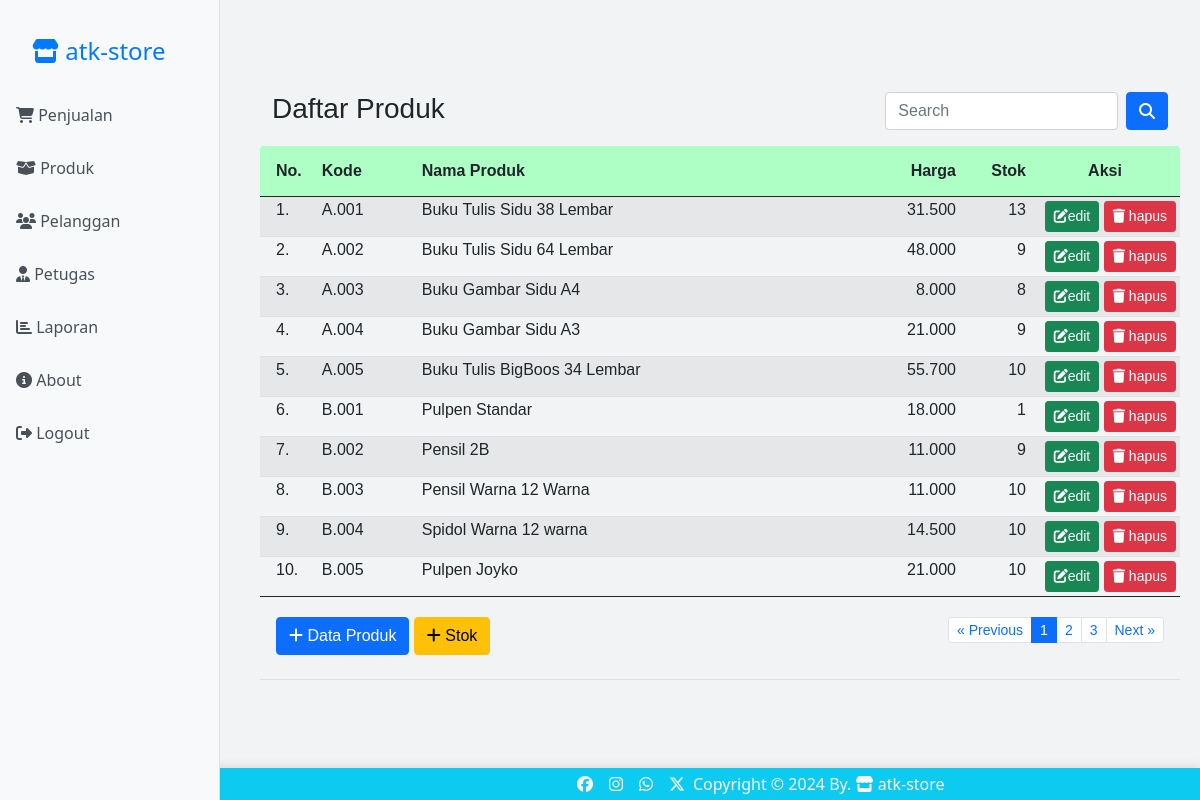
Page /produk/index.php (signed in) on the committed database.
### tables this page shows
CREATE TABLE `produk` (
  `id_produk` int(11) NOT NULL,
  `kode_produk` varchar(15) DEFAULT NULL,
  `nama_produk` varchar(50) DEFAULT NULL,
  `harga` int(11) DEFAULT NULL,
  `stok` int(11) DEFAULT NULL
);

### produk/index.php (the view, shortened to what this page needs)
<?php
if (!isset($_SESSION['username']) && !isset($_SESSION['password'])) {
	?>
	<meta http-equiv="refresh" content="0;url=../login.php">
	<?php
} else {
	?>
	<html>
	<!DOCTYPE html>
	<html lang="en">
	<head>
		<link rel="stylesheet" href="../bootstrap/css/bootstrap.min.css" />
		<link rel="stylesheet" href="../styleMe.css">
	</head>
	<body>
		<?php include "../sidebar.php" ?>
		<main>
			<br><br><br>
			<div class="container">
				<div class="row">
					<div class="col-sm-8">
						<h3>Daftar Produk</h3>
					</div>
					<div class="col-sm-4">
						<form class="d-flex" method="GET" action="">
							<input class="form-control me-2" type="text" placeholder="Search" name="np">
							<button class="btn btn-primary" type="submit"><i class="fas fa-search"></i></button>
						</form>
					</div>
				</div>
			</div>
			<table class="table table-hover table-striped table-sm">
				<thead class=" text-dark" style="background-color: #adffc6; color: white;">
					<tr>
						<th class="p-3 rounded-start" width="55px">No.</th>
						<th class="py-3" width="100px">Kode</th>
						<th class="py-3">Nama Produk</th>
						<th class="py-3 text-end" width="100px">Harga</th>
						<th class="py-3 text-end" width="70px">Stok</th>
						<th class="py-3 text-center rounded-end" width="150px">Aksi</th>
					</tr>
				</thead>
				<tbody>
					<?php
					include "../config.php";
					$batas = 10;
					$halaman = isset($_GET['halaman']) ? (int) $_GET['halaman'] : 1;
					$halaman_awal = ($halaman > 1) ? ($halaman * $batas) - $batas : 0;
					$previous = $halaman - 1;
					$next = $halaman + 1;
					if (isset($_GET['np'])) {
						$np = $_GET['np'];
						$sqldata = "select * from produk where nama_produk like '%$np%'";
					} else {
						$sqldata = "select * from produk";
					}
					$resdata = mysqli_query($koneksi, $sqldata);
					$jumlah_data = mysqli_num_rows($resdata);
					$total_halaman = ceil($jumlah_data / $batas);
					if (isset($_GET['np'])) {
						$np = $_GET['np'];
						$sql = "select * from produk where nama_produk like '%$np%' limit $halaman_awal, $batas";
					} else {
						$sql = "select * from produk limit $halaman_awal, $batas";
					}
					$result = mysqli_query($koneksi, $sql);
					$no = $halaman_awal + 1;
					while ($data = mysqli_fetch_array($result)) {
						$hp = number_format($data['harga'], 0, ",", ".");
						$kp = $data['kode_produk'];
						$stokawal = $data['stok'];
						$sqlst = "select * from detail_penjualan where kode_produk='$kp'";
						$resst = mysqli_query($koneksi, $sqlst);
						$jmlst = 0;
						while ($dtst = mysqli_fetch_array($resst)) {
							$jml = $dtst['jumlah'];
							$jmlst = $jmlst + $jml;
						}
						$sqltp = "select * from tambah_stok where kode_produk='$kp'";
						$restp = mysqli_query($koneksi, $sqltp);
						$jmltp = 0;
						while ($dttp = mysqli_fetch_array($restp)) {
							$jml = $dttp['jumlah'];
							$jmltp = $jmltp + $jml;
						}
						$stokakhir = $stokawal - $jmlst + $jmltp;
						$sp = number_format($stokakhir, 0, ",", ".");
						if ($stokakhir <= 0) {
							$st_akhir = "<span class='text-danger'><b>Habis</b></span>";
						} else {
							$st_akhir = $sp;
						}
						?>
						<tr>
							<td class="px-3"><?= $no ?>.</td>
							<td><?= $data['kode_produk'] ?></td>
							<td><?= $data['nama_produk'] ?></td>
							<td align="right"><?= $hp ?></td>
							<td align="right"><?= $st_akhir ?></td>
							<td align="right">
								<a href="" class="btn btn-success btn-sm" data-bs-toggle="modal"
									data-bs-target="#modaledit<?= $data['id_produk'] ?>">
									<i class="fas fa-edit"></i>edit
								</a>
								<a class="btn btn-danger btn-sm" href="delete.php?id=<?= $data['id_produk'] ?>"
									onclick="return confirm('Apakah Anda Yakin data produk <?= $data['nama_produk'] ?> akan dihapus ?')"
									class="hapus"><i class="fas fa-trash"></i> hapus
								</a>
							</td>
						</tr>
						<?php
						$no++;
					}
					?>
				</tbody>
				<tfoot>
					<tr>
						<td colspan="6" class="text-center">
							<div class="container">
								<div class="row">
									<div class="col-4 text-start py-3">
										<button type="button" class="btn btn-primary" data-bs-toggle="modal"
											data-bs-target="#myModal">
											<i class="fas fa-plus"></i> Data Produk
										</button>
										<button type="button" class="btn btn-warning" data-bs-toggle="modal"
											data-bs-target="#tambahstok">
											<i class="fas fa-plus"></i> Stok
										</button>
									</div>
									<div class="col-8 text-end py-3">
										<ul class="pagination justify-content-end pagination-sm">
											<li class="page-item"><a class="page-link" <?php if ($halaman > 1) {
												echo "href='?halaman=$previous'";
											} ?>>&laquo; Previous</a></li>
											<?php
											for ($x = 1; $x <= $total_halaman; $x++) {
												if ($x == $halaman) {
													?>
													<li class="page-item active"><a class="page-link"
															href="?halaman=<?php echo $x ?>"><?php echo $x; ?></a></li>
													<?php
												} else {
													?>
													<li class="page-item"><a class="page-link"
															href="?halaman=<?php echo $x ?>"><?php echo $x; ?></a></li>
													<?php
												}
											}
											?>
											<li class="page-item"><a class="page-link" <?php if ($halaman < $total_halaman) {
												echo "href='?halaman=$next'";
											} ?>>Next &raquo;</a></li>
										</ul>
									</div>
								</div>
							</div>
						</td>
					</tr>
				</tfoot>
			</table>
		</main>
	</body>
	</html>
<?php } ?>

### styleMe.css (style rules this page uses)
main { margin-left: 240px; padding: 20px; font-family: "Arial", sans-serif; }
body { background-color: #f1f3f5; }

### rows in the picture
produk: kode_produk "A.001", nama_produk "Buku Tulis Sidu 38 Lembar", harga "31.500", stok "13"
produk: kode_produk "A.002", nama_produk "Buku Tulis Sidu 64 Lembar", harga "48.000", stok "9"
produk: kode_produk "A.003", nama_produk "Buku Gambar Sidu A4", harga "8.000", stok "8"
produk: kode_produk "A.004", nama_produk "Buku Gambar Sidu A3", harga "21.000", stok "9"
produk: kode_produk "A.005", nama_produk "Buku Tulis BigBoos 34 Lembar", harga "55.700", stok "10"
produk: kode_produk "B.001", nama_produk "Pulpen Standar", harga "18.000", stok "1"
produk: kode_produk "B.002", nama_produk "Pensil 2B", harga "11.000", stok "9"
produk: kode_produk "B.003", nama_produk "Pensil Warna 12 Warna", harga "11.000", stok "10"
produk: kode_produk "B.004", nama_produk "Spidol Warna 12 warna", harga "14.500", stok "10"
produk: kode_produk "B.005", nama_produk "Pulpen Joyko", harga "21.000", stok "10"
